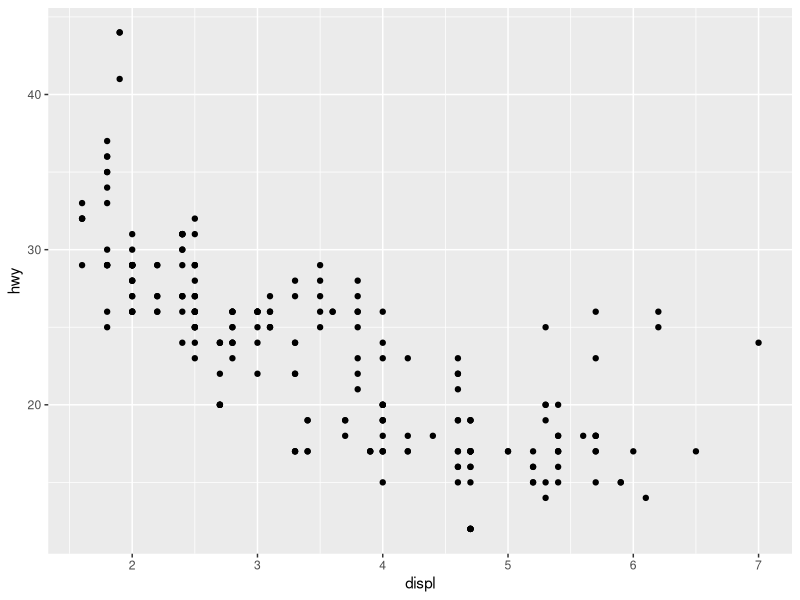
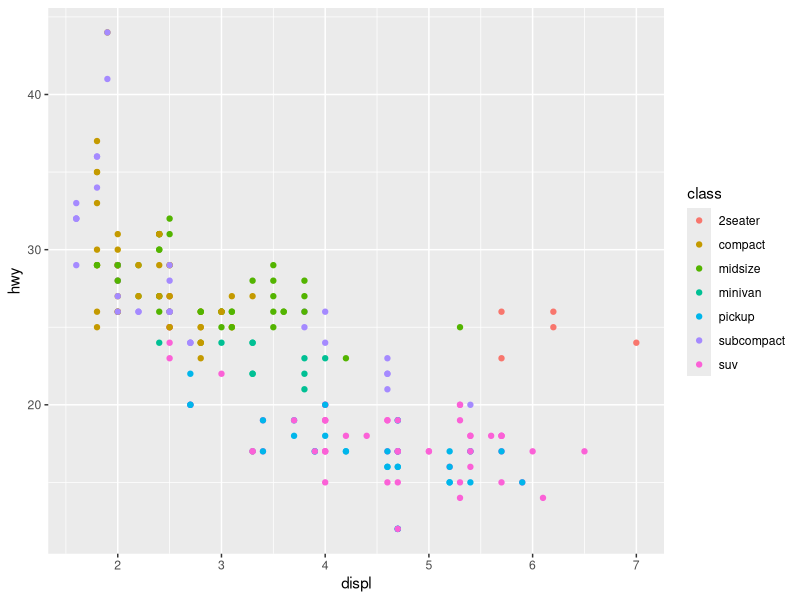
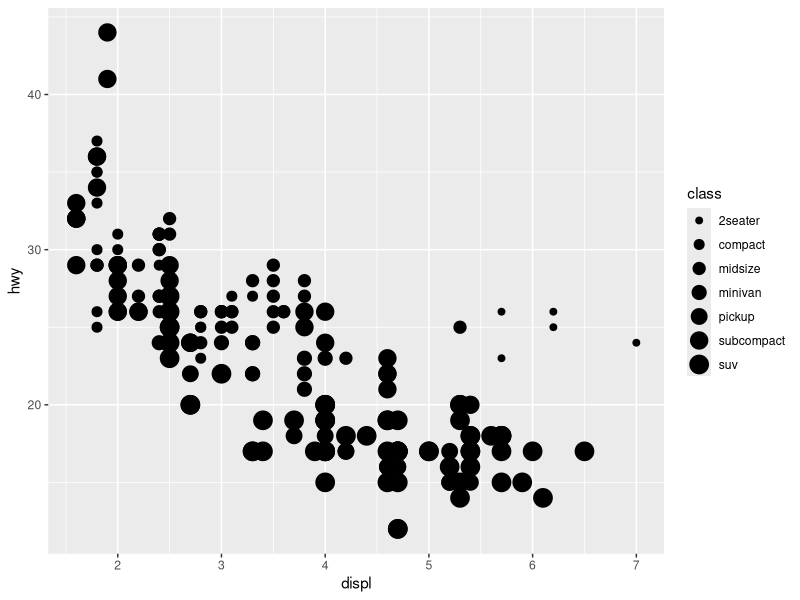
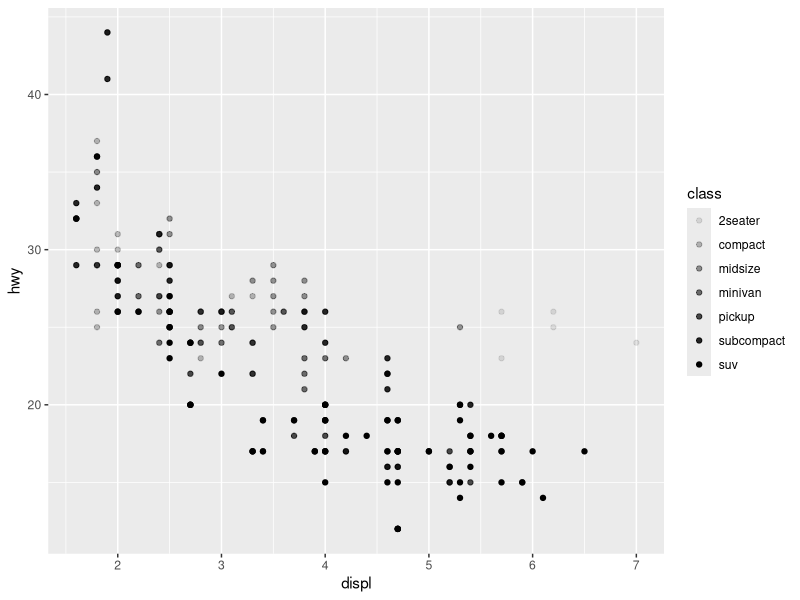
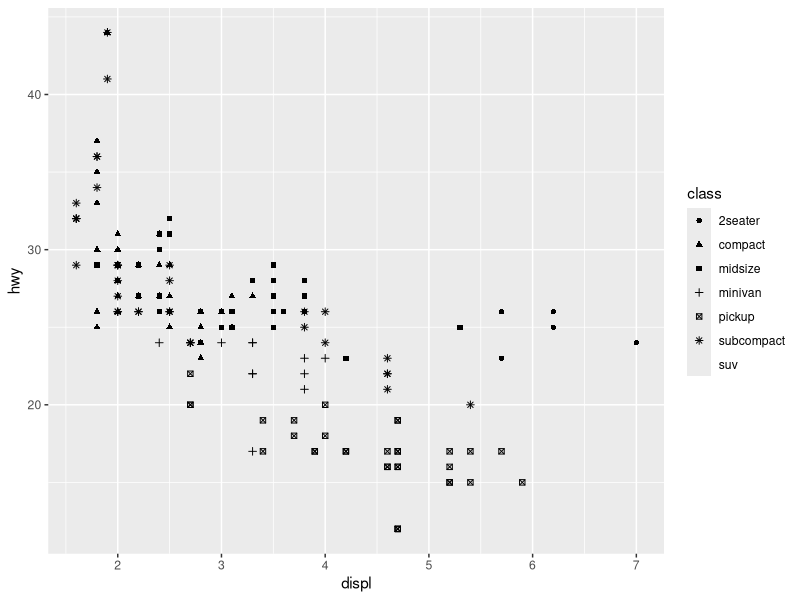
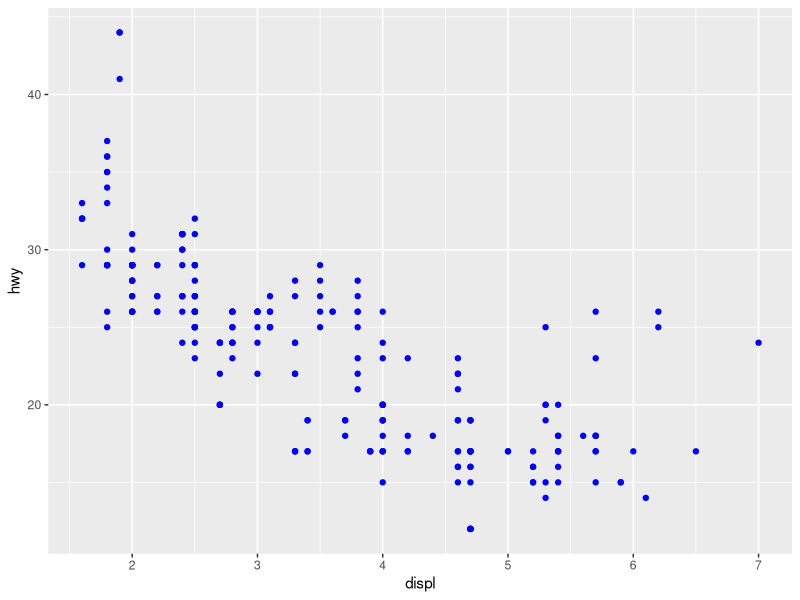
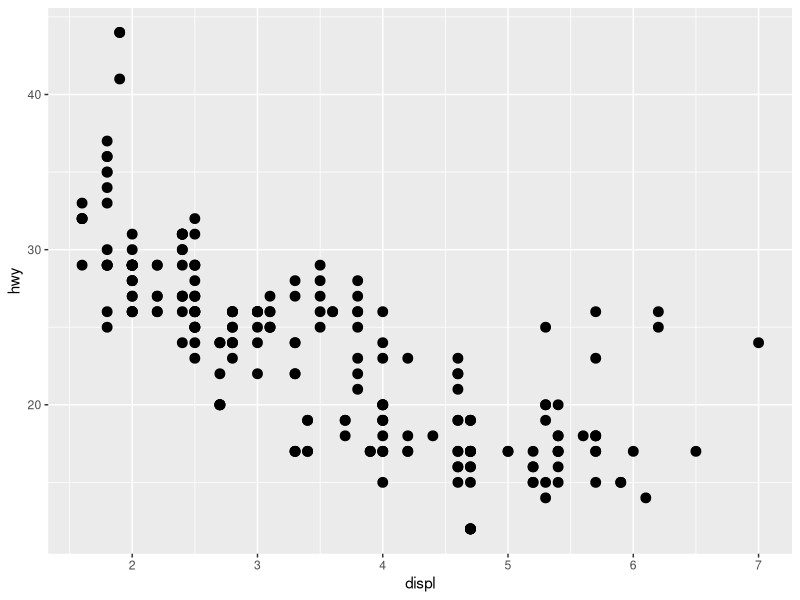
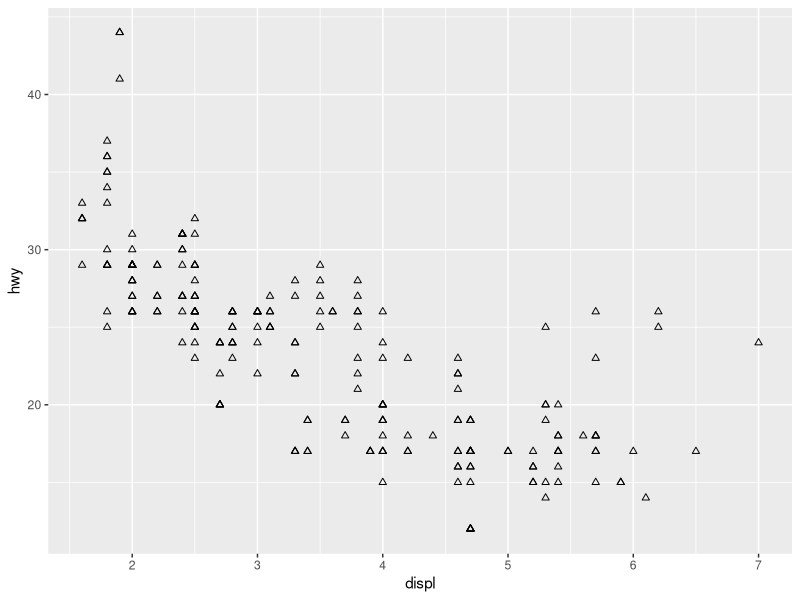

Source code (R) for these figures, in order: (Note: this script raises an error after producing the figures.)
# CAPÍTULO 1 - VISUALIZAÇÃO DE DADOS COM GGPLOT2
library(tidyverse)

# pag 5
ggplot(data = mpg)+
  geom_point(mapping = aes(x = displ, y = hwy))

# pag 8
ggplot(data = mpg)+
  geom_point(mapping = aes(x = displ, y = hwy, colour = class))

# pag 9 
ggplot(data = mpg)+
  geom_point(mapping = aes(x = displ, y = hwy, size = class))

ggplot(data = mpg)+
  geom_point(mapping = aes(x = displ, y = hwy, alpha = class))

ggplot(data = mpg)+
  geom_point(mapping = aes(x = displ, y = hwy, shape = class))

# pag 11
ggplot(data = mpg)+
  geom_point(mapping = aes(x = displ, y = hwy), color = "blue")

ggplot(data = mpg)+
  geom_point(mapping = aes(x = displ, y = hwy), size = 3)

ggplot(data = mpg)+
  geom_point(mapping = aes(x = displ, y = hwy), shape = 2)

# size = c(0, 14), borda com color
ggplot(data = mpg) + 
  geom_point(mapping = aes(x = displ, y = hwy), shape = 1, color = "blue")

# size = c(15, 18), preenche com color
ggplot(data = mpg) + 
  geom_point(mapping = aes(x = displ, y = hwy), shape = 15, color = "blue")

# size = c(19, 24), borda com color e preenche com fill
ggplot(data = mpg)+
  geom_point(mapping = aes(x = displ, y = hwy), shape = 21, color = "blue", fill = "red")

# pag 13
ggplot(data = mpg)
  + geom_point(mapping = aes(x = displ, y = hwy), shape = 21, color = "blue", fill = "red")

# pag 14
ggplot(data = mpg)+
  geom_point(mapping = aes(x = displ, y = hwy))+
  facet_wrap(~ class, nrow = 2)

ggplot(data = mpg)+
  geom_point(mapping = aes(x = displ, y = hwy))+
  facet_wrap(~ class, nrow = 3)

ggplot(data = mpg)+
  geom_point(mapping = aes(x = displ, y = hwy))+
  facet_wrap(~ cty, nrow = 2)

ggplot(data = mpg)+
  geom_point(mapping = aes(x = displ, y = hwy))+
  facet_grid(drv ~ cyl)

# pag 15
ggplot(data = mpg)+
  geom_point(mapping = aes(x = displ, y = hwy))+
  facet_grid(. ~ cyl)

# pag 16
ggplot(data = mpg)+
  geom_point(mapping = aes(x = displ, y = hwy))

ggplot(data = mpg)+
  geom_smooth(mapping = aes(x = displ, y = hwy))

# pag 17
ggplot(data = mpg)+
  geom_smooth(mapping = aes(x = displ, y = hwy, linetype = drv))

ggplot(data = mpg)+
  geom_smooth(mapping = aes(x = displ, y = hwy, linetype = drv))+
  geom_point(mapping = aes(x = displ, y = hwy))

# pag 18
ggplot(data = mpg)+
  geom_smooth(mapping = aes(x = displ, y = hwy))

ggplot(data = mpg)+
  geom_smooth(mapping = aes(x = displ, y = hwy, group = drv))

ggplot(data = mpg)+
  geom_smooth(
    mapping = aes(x = displ, y = hwy, color = drv),
    show.legend = FALSE)

ggplot(data = mpg)+
  geom_point(mapping = aes(x = displ, y = hwy))+
  geom_smooth(mapping = aes(x = displ, y = hwy))

# pag 19
ggplot(data = mpg, mapping = aes(x = displ, y = hwy))+
  geom_point()+
  geom_smooth()

ggplot(data = mpg, mapping = aes(x = displ, y = hwy))+
  geom_point(mapping = aes(color = class))+
  geom_smooth()

# pag 20
ggplot(data = mpg, mapping = aes(x = displ, y = hwy))+
  geom_point(mapping = aes(color = class))+
  geom_smooth(
    data = filter(mpg, class == "subcompact"),
    se = FALSE
  )

# pag 22
ggplot(data = diamonds)+
  geom_bar(mapping = aes(x = cut))

?geom_bar

# pag 23
ggplot(data = diamonds)+
  stat_count(mapping = aes(x = cut))

# pag 24
demo <- tribble(
  ~a, ~b,
  "bar_1", 20,
  "bar_2", 30,
  "bar_3", 40
)

ggplot(data = demo)+
  geom_bar(
    mapping = aes(x = a, y = b), stat = "identity"
  )

# pag 25
ggplot(data = diamonds)+
  geom_bar(
    mapping = aes(x = cut, y = after_stat(prop), group = 1)
    )

ggplot(data = diamonds)+
  stat_summary(
    mapping = aes(x = cut, y = depth),
    fun.ymin = min,
    fun.ymax = max,
    fun.y = median
  )

# pag 27 
ggplot(data = diamonds)+
  geom_bar(mapping = aes(x = cut, colour = cut))

ggplot(data = diamonds)+
  geom_bar(mapping = aes(x = cut, fill = cut))

ggplot(data = diamonds)+
  geom_bar(mapping = aes(x = cut, fill = clarity))

# pag 28

ggplot(
  data = diamonds,
  mapping = aes(x = cut, fill = clarity)
)+
  geom_bar(alpha = 1/5, position = "identity") # cada nível de clarity começa do zero

ggplot(
  data = diamonds,
  mapping = aes(x = cut, color = clarity)
)+
  geom_bar(fill = NA, position = "identity")

ggplot(data = diamonds)+
  geom_bar(
    mapping = aes(x = cut, fill = clarity),
    position = "fill"
  )

ggplot(data = diamonds)+
  geom_bar(
    mapping = aes(x = cut, fill = clarity),
    position = "dodge"
  )

# pag 30
ggplot(data = mpg)+
  geom_point(mapping = aes(x = displ, y = hwy),
             position = "jitter")

ggplot(data = mpg)+
  geom_jitter(mapping = aes(x = displ, y = hwy))

?position_dodge
?position_fill
?position_identity
?position_jitter
?position_stack
